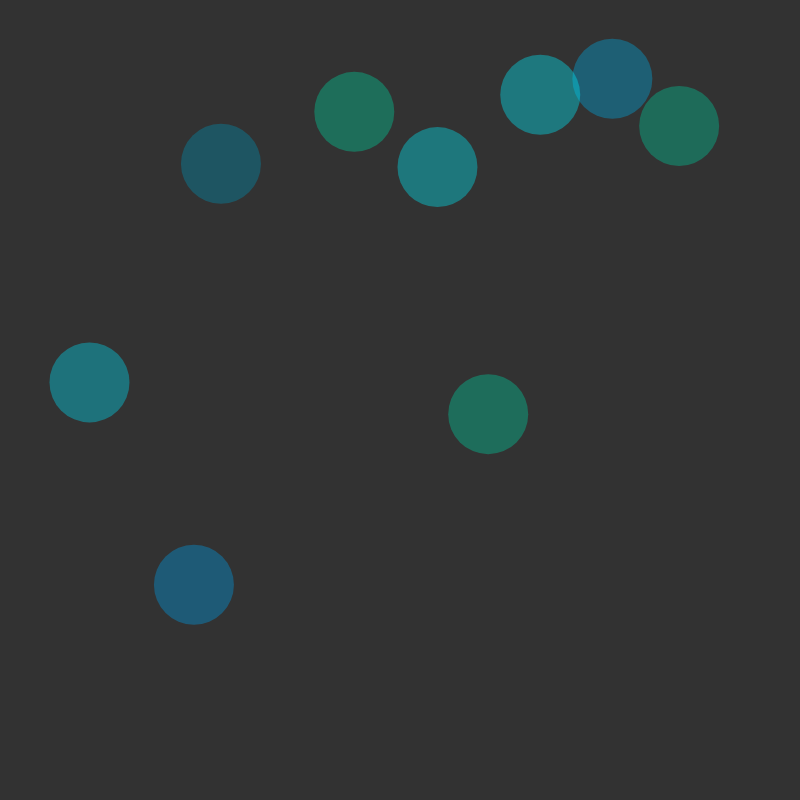
Frame 1 (no input)
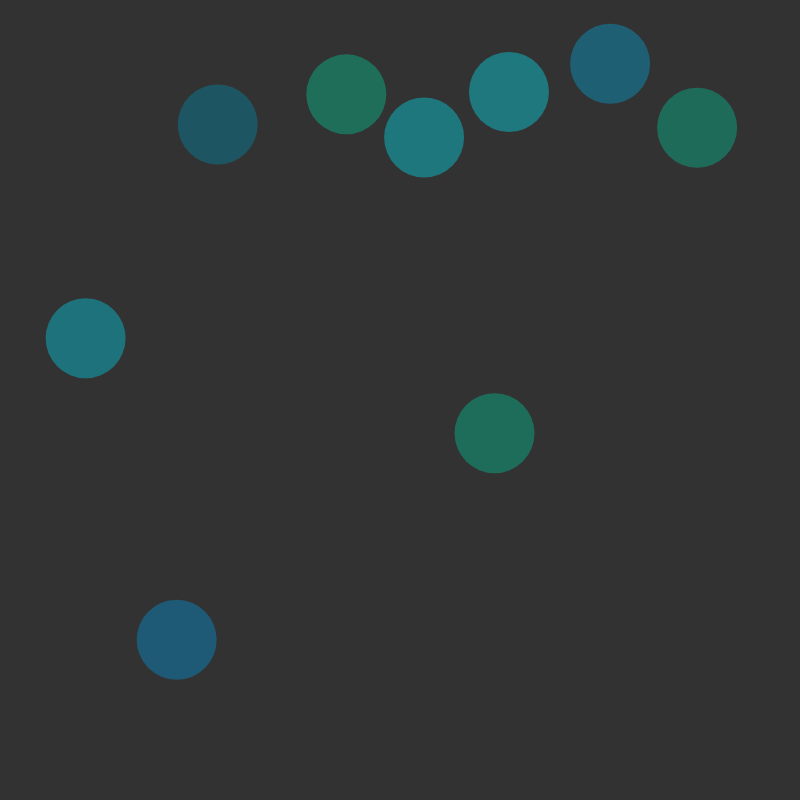
Frame 60 (no input)
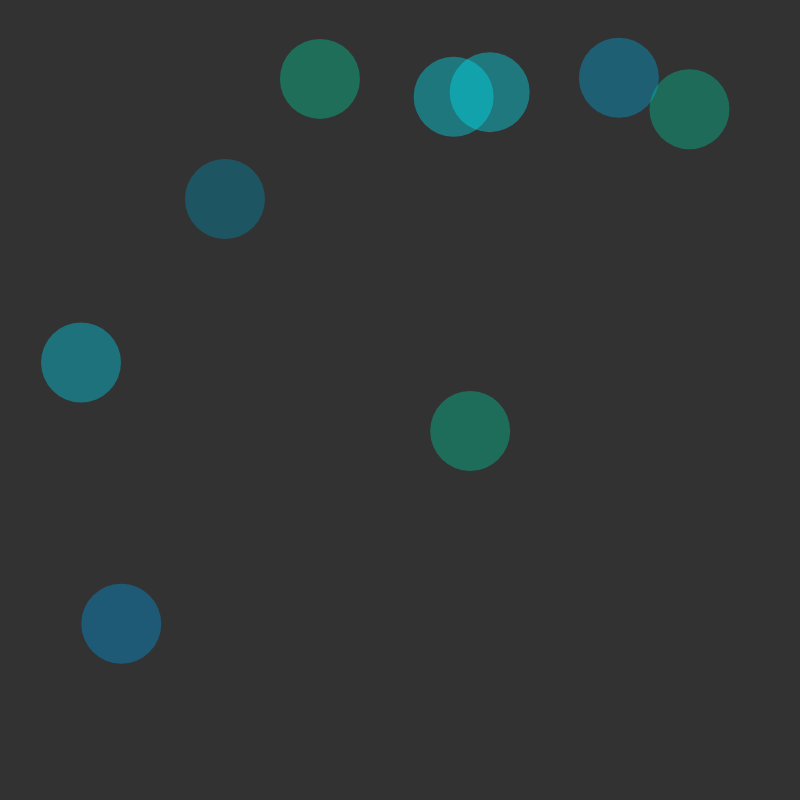
Frame 120 (the mouse pressed at the canvas centre since frame 60)

The p5.js sketch that drew these frames (run headless with seeded random() and noise() and a simulated clock; from frame 60 on, the mouse is pressed at the canvas centre):

// p5.js sketch
// ── sketch.js
let cells = [];
let count;
let header;

function setup() {
    createCanvas(800, 800);
    count = random(3, 10);
    header = select("h1");
    for (let i = 0; i < count; i++) {
        cells.push(new Cell());
    }
}

function draw() {

    background(50);
    for (let i = 0; i < cells.length; i++) {
        cells[i].move();
        cells[i].show();
    }

    if (cells.length <= 0) {
        header.html("Game Over!!! Refresh to play again");
        background(0, 150, 200);
    }
}

function mousePressed() {
    for (let i = cells.length - 1; i >= 0; i--) {

        if (cells[i].clicked(mouseX, mouseY)) {
            cells.push(cells[i].mitosis());
            cells.push(cells[i].mitosis());
            cells.splice(i, 1);
        }
        if (cells[i].r <= 40) {
            cells.splice(i, 1);
        }
    }
}
// ── cell.js
class Cell {
    constructor(x, y, r, c) {
        this.r = r || 80;
        this.x = x || random(this.r / 2, width - this.r / 2);
        this.y = y || random(this.r / 2, height - this.r / 2);
        this.c = c || color(0, random(100, 255), random(100, 255), 100);
        this.speed = random(3, 10);
    }

    move() {
        let xVel = random(-1, 1);
        let yVel = random(-1, 1);
        this.x += xVel * this.speed;
        this.y += yVel * this.speed;
        //assumes canvas is a square
        let d = dist(this.x, this.y, width / 2, height / 2);
        if (d > (sqrt(2) * width / 2)) {
            this.x = random(width / 4, width / 8);
            this.y = random(width / 4, width / 8);
        }
    }

    show() {
        noStroke();
        fill(this.c);
        ellipse(this.x, this.y, this.r, this.r);
    }

    clicked(x, y) {
        let d = dist(this.x, this.y, x, y);
        return (d < this.r) ? true : false;
    }

    mitosis() {
        return new Cell(this.x, this.y, this.r / sqrt(2), color(random(100, 255), 0, random(100, 255), 100));
    }

}
